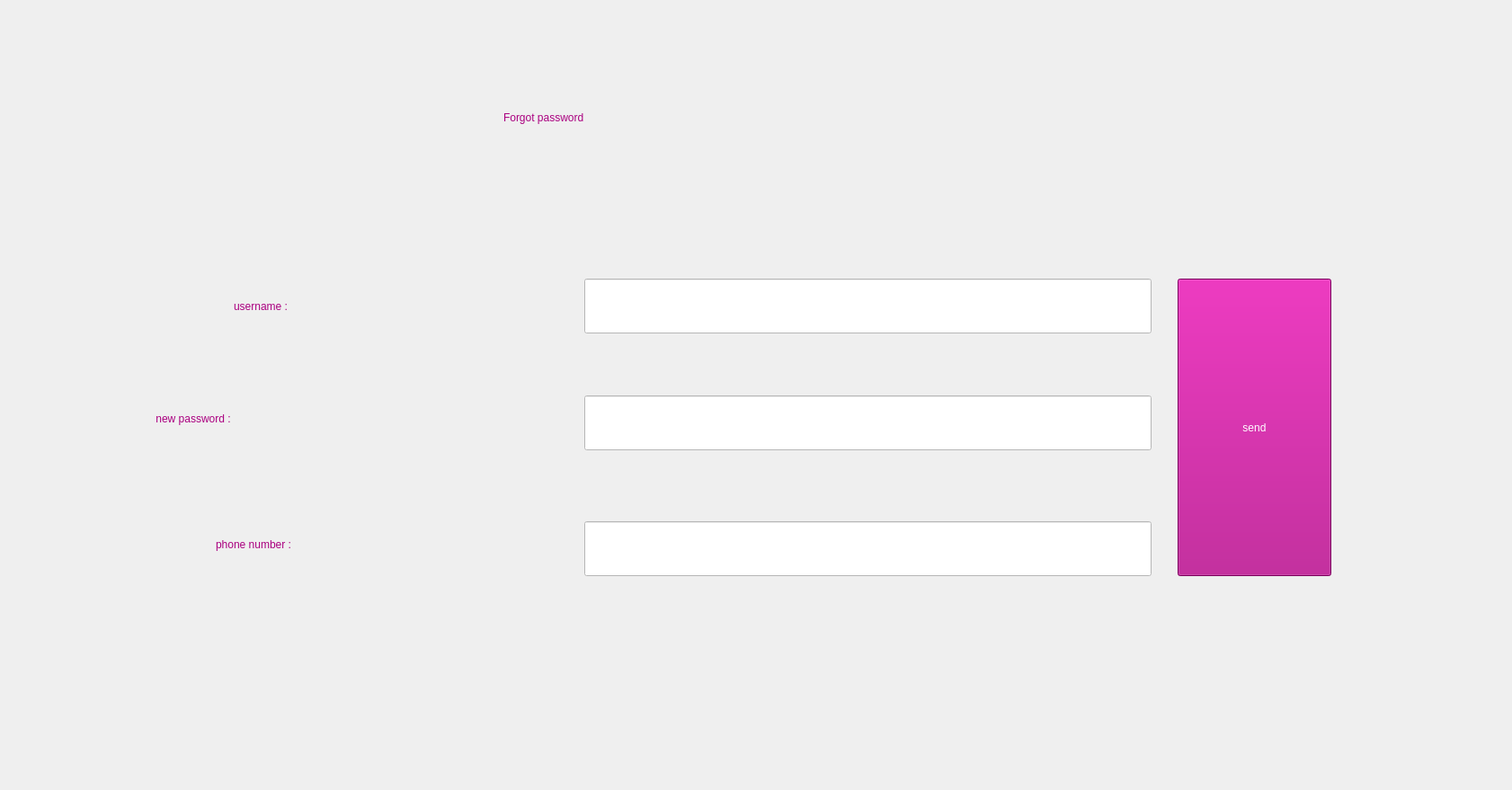
<?xml version="1.0" encoding="UTF-8"?>
<ui version="4.0">
 <class>forgot_password</class>
 <widget class="QWidget" name="forgot_password">
  <property name="geometry">
   <rect>
    <x>0</x>
    <y>0</y>
    <width>1682</width>
    <height>879</height>
   </rect>
  </property>
  <property name="windowTitle">
   <string>Form</string>
  </property>
  <widget class="QLabel" name="label">
   <property name="geometry">
    <rect>
     <x>560</x>
     <y>60</y>
     <width>561</width>
     <height>141</height>
    </rect>
   </property>
   <property name="styleSheet">
    <string notr="true">QLabel{
	color: rgb(170, 0, 127);
font: 700 48pt &quot;Script MT&quot;;
}
</string>
   </property>
   <property name="text">
    <string>Forgot password</string>
   </property>
  </widget>
  <widget class="QLabel" name="label_3">
   <property name="geometry">
    <rect>
     <x>170</x>
     <y>430</y>
     <width>431</width>
     <height>71</height>
    </rect>
   </property>
   <property name="styleSheet">
    <string notr="true">QLabel{
	color: rgb(170, 0, 127);
	font: 700 36pt &quot;Script MT&quot;;
}</string>
   </property>
   <property name="text">
    <string> new password :</string>
   </property>
  </widget>
  <widget class="QLabel" name="label_4">
   <property name="geometry">
    <rect>
     <x>240</x>
     <y>560</y>
     <width>391</width>
     <height>91</height>
    </rect>
   </property>
   <property name="styleSheet">
    <string notr="true">QLabel{
	color: rgb(170, 0, 127);
	font: 700 36pt &quot;Script MT&quot;;
}</string>
   </property>
   <property name="text">
    <string>phone number :</string>
   </property>
  </widget>
  <widget class="QLabel" name="label_2">
   <property name="geometry">
    <rect>
     <x>260</x>
     <y>300</y>
     <width>271</width>
     <height>81</height>
    </rect>
   </property>
   <property name="styleSheet">
    <string notr="true">QLabel{
	color: rgb(170, 0, 127);
	font: 700 36pt &quot;Script MT&quot;;
}</string>
   </property>
   <property name="text">
    <string>username :</string>
   </property>
  </widget>
  <widget class="QLineEdit" name="username">
   <property name="geometry">
    <rect>
     <x>650</x>
     <y>310</y>
     <width>631</width>
     <height>61</height>
    </rect>
   </property>
   <property name="styleSheet">
    <string notr="true">QLineEdit{
	color: rgb(0, 0, 0);
	background-color: rgb(255, 255, 255);
	font: 700 20pt &quot;Script MT&quot;;
}</string>
   </property>
  </widget>
  <widget class="QLineEdit" name="new_password">
   <property name="geometry">
    <rect>
     <x>650</x>
     <y>440</y>
     <width>631</width>
     <height>61</height>
    </rect>
   </property>
   <property name="styleSheet">
    <string notr="true">QLineEdit{
	color: rgb(0, 0, 0);
	background-color: rgb(255, 255, 255);
	font: 700 20pt &quot;Script MT&quot;;
}</string>
   </property>
  </widget>
  <widget class="QLineEdit" name="phone_number">
   <property name="geometry">
    <rect>
     <x>650</x>
     <y>580</y>
     <width>631</width>
     <height>61</height>
    </rect>
   </property>
   <property name="styleSheet">
    <string notr="true">QLineEdit{
	color: rgb(0, 0, 0);
	background-color: rgb(255, 255, 255);
	font: 700 20pt &quot;Script MT&quot;;
}</string>
   </property>
  </widget>
  <widget class="QPushButton" name="pushButton">
   <property name="geometry">
    <rect>
     <x>1310</x>
     <y>310</y>
     <width>171</width>
     <height>331</height>
    </rect>
   </property>
   <property name="styleSheet">
    <string notr="true">QPushButton{
	color: rgb(255, 255, 255);
	font: 700 30pt &quot;Script MT&quot;;
background-color: rgb(170, 0, 127);
}
</string>
   </property>
   <property name="text">
    <string>send</string>
   </property>
  </widget>
 </widget>
 <resources/>
 <connections/>
</ui>
